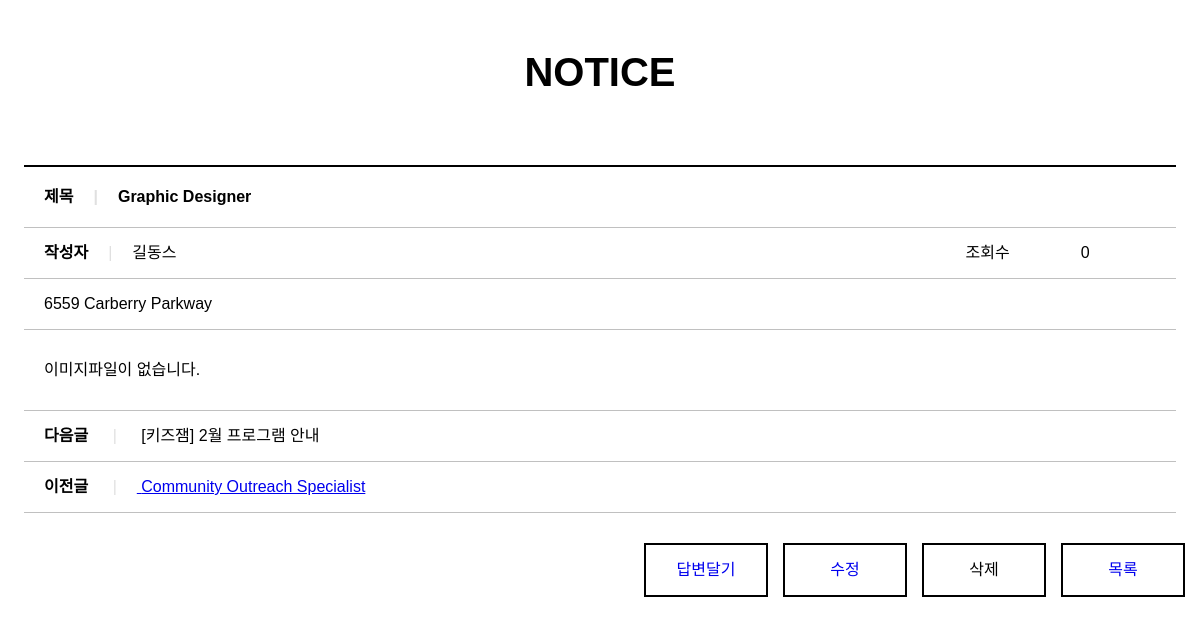
The app's page /board/bview/55/, older data.
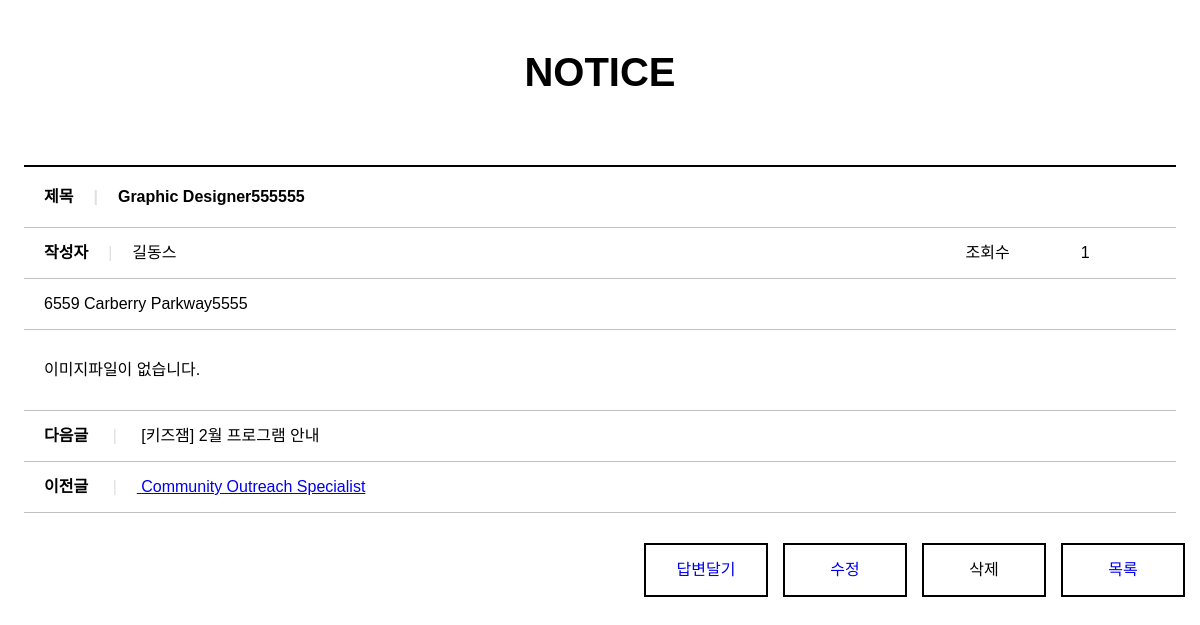
The same page, newer data.
### board/models.py (models this page shows, shortened)
class Board(models.Model):
  bno = models.AutoField(primary_key=True)
  member = models.ForeignKey(Member,on_delete=models.DO_NOTHING, null=True)
  btitle = models.CharField(max_length=1000)
  bcontent = models.TextField()
  bgroup = models.IntegerField(null=True)
  bstep = models.IntegerField(default=0)
  bindent = models.IntegerField(default=0)
  bhit = models.IntegerField(default=0)
  bdate = models.DateTimeField(auto_now=True)
  bfile = models.ImageField(null=True,upload_to='board')

### member/models.py (models this page shows, shortened)
class Member(models.Model):
  id = models.CharField(max_length=50,primary_key=True)
  pw = models.CharField(max_length=100)
  name = models.CharField(max_length=100)
  nicName = models.CharField(max_length=100)
  tel = models.CharField(max_length=20,default='010-0000-0000')
  gender = models.CharField(max_length=10,default='남자')
  hobby = models.CharField(max_length=50,default='game')
  mdate = models.DateTimeField(auto_now=True)

### board/views.py (the view)
# urls.py: path('bview/<int:bno>/', views.bview, name='bview'),
def bview(request,bno):   # 1. 글 상세보기 / 2. 조회수 증가 / 3. 이전글, 다음글
  npage = request.GET.get('npage',1)
  qs = Board.objects.get(bno=bno)
  prev_qs = Board.objects.filter(Q(bgroup__lt=qs.bgroup,bstep__lte=qs.bstep)|Q(bgroup=qs.bgroup,bstep__gt=qs.bstep)).order_by('-bgroup','bstep').first()
  next_qs = Board.objects.filter().order_by('-bgroup','bstep').first()
  day1 = datetime.replace(datetime.now(),hour=23,minute=59,second=59)
  expires = datetime.strftime(day1,"%a, %d-%b-%Y %H:%M:%S GMT")  # 포멧시간 지정
  context = {"board":qs,"prev_board":prev_qs,"next_board":next_qs,"npage":npage}
  response =  render(request,'bview.html',context)
  print(expires)
  if request.COOKIES.get("cookie_boardNo") is not None:
    cookies = request.COOKIES.get("cookie_boardNo")
    cookies_list = cookies.split("|")
    if str(bno) not in cookies_list:
      response.set_cookie("cookie_boardNo",cookies+f"|{bno}",expires=expires)
      qs.bhit += 1
      qs.save()
  else:  ## 쿠키저장
    response.set_cookie('cookie_boardNo',bno,expires=expires)
    qs.bhit += 1
    qs.save()
  return response

### board/templates/bview.html (shortened to what this page needs)
{% load static %}
<!DOCTYPE html>
<html>
<head>
  <link rel="stylesheet" href="https://cdnjs.cloudflare.com/ajax/libs/font-awesome/5.12.1/css/all.min.css">
  <link rel="stylesheet" href="{% static '/css/style.css' %}">
  <link rel="stylesheet" href="{% static '/css/read.css' %}">
</head>
<body>
<section>
    <h1>NOTICE</h1>
    <table>
      <colgroup>
        <col width="80%">
        <col width="10%">
        <col width="10%">
      </colgroup>
      <tr>
        <th colspan="3"><strong>제목</strong><span class="separator">|</span>{{board.btitle}}</th>
      </tr>
      <tr>
        <td><strong>작성자</strong><span class="separator">|</span>{{board.member.nicName}}</td>
        <td>조회수</td>
        <td>{{board.bhit}}</td>
      </tr>
      <tr>
        <td colspan="3">{{board.bcontent}}</td>
      </tr>
      <tr>
        <td colspan="3" class="article">
          {% if board.bfile %}
          <img src="{{board.bfile.url}}" alt="{{board.bfile}}">
          {% else %}
          이미지파일이 없습니다.
          {% endif %}
        </td>
      </tr>
      <tr>
        <td colspan="3"><strong>다음글</strong> <span class="separator">|</span> [키즈잼] 2월 프로그램 안내</td>
      </tr>
      <tr>
        <td colspan="3"><strong>이전글</strong> <span class="separator">|</span><a href="/board/bview/{{prev_board.bno}}/"> {{prev_board.btitle}}</a></td>
      </tr>
    </table>
    <a href="/board/blist/?npage={{npage}}"><div class="list">목록</div></a>
    <a onclick="deleteBtn()" ><div class="list">삭제</div></a>
    <a href="/board/bupdate/{{board.bno}}/"><div class="list">수정</div></a>
    <a href="/board/breply/{{board.bno}}/"><div class="list">답변달기</div></a>
  </section>
</body>
</html>

Row changes from the older to the newer data that the page shows:
changed Board "길동스": btitle "Graphic Designer" → "Graphic Designer555555"; bhit "0" → "1"; bcontent "6559 Carberry Parkway" → "6559 Carberry Parkway5555"
